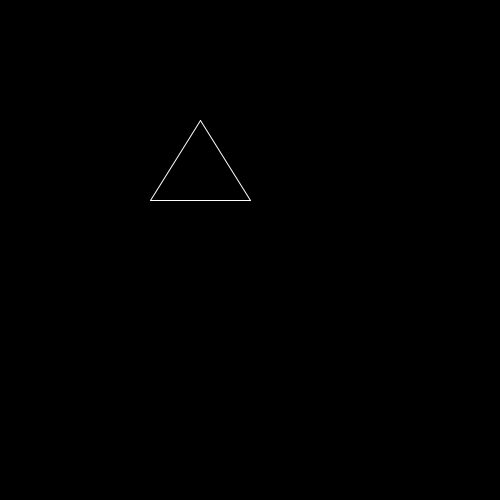
Frame 1 (no input)
Frame 60 (the mouse pressed at the canvas centre just before this capture): identical to frame 1, image omitted
Frame 120 (the mouse held since frame 60 and released just before this capture): identical to frame 1, image omitted

The Processing sketch that drew this single still picture (run headless with seeded random() and noise(); from frame 60 on, the mouse is pressed at the canvas centre):

// Processing sketch: H09Opd9_8
// ── H09Opd9_8.pde


void setup(){ 
  size(500,500); 
   
} 
 
void draw(){ 
  background (0,0,0); 
  stroke(255,255,255); 
  driehoek (150,200,250,120); 
   
} 
 
void driehoek( int x1, int y1, int x2, int y2){ 
  line(x1,y1,y1,y2); 
  line (x2,y1,y1,y2); 
  line (x1,y1,x2,y1);
}
